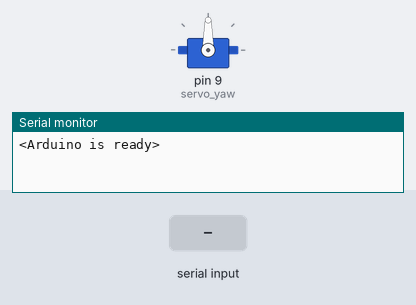
A sketch run on a simulated Arduino Uno, built with avr-gcc and run on an emulated ATmega328P. Parts: servo, the last lines printed to the serial monitor. Inputs (shaded band) come from the test bench.

Above: at 1.2 s.
1.3 s: "<90,45>" received over Serial
At 1.9 s:
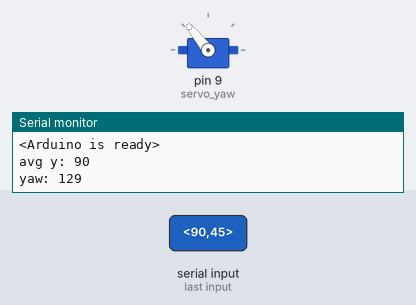
2.8 s: "<30,150>" received over Serial
At 3.2 s:
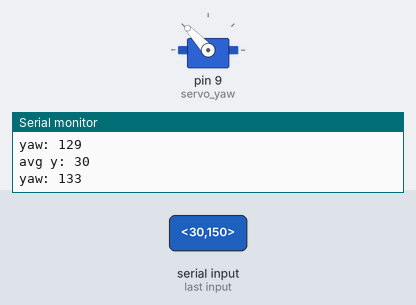
Timing chart, 0 to 5.8 s (numbered marks = the images above; inputs shaded):
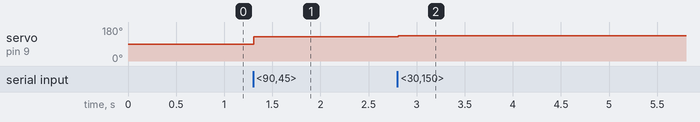

Measured:
- after the input at 1.3 s, servo on pin 9 (servo_yaw): 90° → 129° at once
- after the input at 2.8 s, servo on pin 9 (servo_yaw): 129° → 133° at once

The sketch:

controller3.ino
```cpp
#include <Servo.h>
Servo servo_yaw;  // create servo object to control a servo
int yaw = 90;
int y_avg_int = 0;

const byte numChars = 32;
char receivedChars[numChars];
boolean newData = false;
boolean move_servo = false;

void setup() {
    Serial.begin(9600);
    servo_yaw.writeMicroseconds(1500); //set initial servo position if desired
    servo_yaw.attach(9);  //the pin for the servo control
    servo_yaw.write(90);
    Serial.println("<Arduino is ready>");
}

void loop() {
    recvWithStartEndMarkers();
    showNewData();
    move_yaw_servo();
}

void recvWithStartEndMarkers() {
    static boolean recvInProgress = false;
    static byte ndx = 0;
    char startMarker = '<';
    char endMarker = '>';
    char rc;

    while (Serial.available() > 0 && newData == false) {
        rc = Serial.read();

        if (recvInProgress == true) {
            if (rc != endMarker) {
                receivedChars[ndx] = rc;
                ndx++;

                if (ndx >= numChars) {
                    ndx = numChars - 1;
                }
            }
            else {
                receivedChars[ndx] = '\0'; // terminate the string
                recvInProgress = false;
                ndx = 0;
                newData = true;
            }
        }

        else if (rc == startMarker) {
            recvInProgress = true;
        }
    }
}

void showNewData() {
    if (newData == true) {
        Serial.print("avg y: ");

        String y_avg_string = String(receivedChars);
        int y_avg_int = (y_avg_string.toInt());
        yaw = round( atan2 (500,  (y_avg_int-500)) * 180/3.14159265 ); // radians to degrees and rounding
        Serial.println(y_avg_int);

        move_servo = true;
        newData = false;
    }
}

void move_yaw_servo() {
  if (move_servo == true) {
          Serial.print("yaw: ");
          servo_yaw.write(yaw);
          Serial.println(yaw);
        }
  move_servo = false;
  }
```
